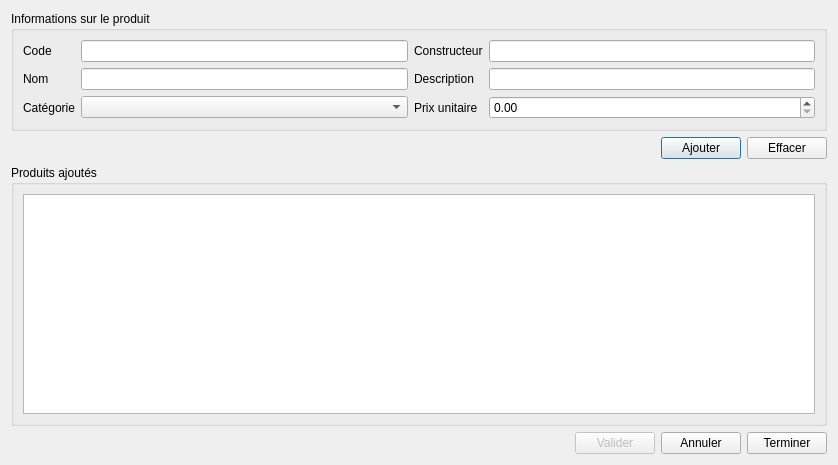
<?xml version="1.0" encoding="UTF-8"?>
<ui version="4.0">
 <class>NouveauxProduitsDialog</class>
 <widget class="QDialog" name="NouveauxProduitsDialog">
  <property name="geometry">
   <rect>
    <x>0</x>
    <y>0</y>
    <width>838</width>
    <height>465</height>
   </rect>
  </property>
  <property name="windowTitle">
   <string>Créer de nouveaux produits</string>
  </property>
  <property name="modal">
   <bool>true</bool>
  </property>
  <layout class="QGridLayout" name="gridLayout_3">
   <item row="0" column="0">
    <widget class="QGroupBox" name="groupBox">
     <property name="title">
      <string>Informations sur le produit</string>
     </property>
     <layout class="QGridLayout" name="gridLayout">
      <item row="1" column="1">
       <widget class="QLineEdit" name="edCode"/>
      </item>
      <item row="3" column="0">
       <widget class="QLabel" name="label_6">
        <property name="text">
         <string>Nom</string>
        </property>
       </widget>
      </item>
      <item row="3" column="1">
       <widget class="QLineEdit" name="edNom"/>
      </item>
      <item row="5" column="0">
       <widget class="QLabel" name="label_3">
        <property name="text">
         <string>Catégorie</string>
        </property>
       </widget>
      </item>
      <item row="5" column="1">
       <widget class="QComboBox" name="cbCategorie"/>
      </item>
      <item row="1" column="0">
       <widget class="QLabel" name="label">
        <property name="text">
         <string>Code</string>
        </property>
       </widget>
      </item>
      <item row="1" column="2">
       <widget class="QLabel" name="label_2">
        <property name="text">
         <string>Constructeur</string>
        </property>
       </widget>
      </item>
      <item row="1" column="3">
       <widget class="QLineEdit" name="edConstructeur"/>
      </item>
      <item row="3" column="2">
       <widget class="QLabel" name="label_5">
        <property name="text">
         <string>Description</string>
        </property>
       </widget>
      </item>
      <item row="3" column="3">
       <widget class="QLineEdit" name="edDescription"/>
      </item>
      <item row="5" column="3">
       <widget class="QDoubleSpinBox" name="sbPrixUnitaire">
        <property name="maximum">
         <double>10000000.000000000000000</double>
        </property>
       </widget>
      </item>
      <item row="5" column="2">
       <widget class="QLabel" name="label_4">
        <property name="text">
         <string>Prix unitaire</string>
        </property>
       </widget>
      </item>
     </layout>
    </widget>
   </item>
   <item row="1" column="0">
    <layout class="QHBoxLayout" name="horizontalLayout_2">
     <item>
      <spacer name="horizontalSpacer_2">
       <property name="orientation">
        <enum>Qt::Horizontal</enum>
       </property>
       <property name="sizeHint" stdset="0">
        <size>
         <width>40</width>
         <height>20</height>
        </size>
       </property>
      </spacer>
     </item>
     <item>
      <widget class="QPushButton" name="btAjouter">
       <property name="text">
        <string>Ajouter</string>
       </property>
      </widget>
     </item>
     <item>
      <widget class="QPushButton" name="btEffacer">
       <property name="text">
        <string>Effacer</string>
       </property>
      </widget>
     </item>
    </layout>
   </item>
   <item row="2" column="0">
    <widget class="QGroupBox" name="groupBox_2">
     <property name="title">
      <string>Produits ajoutés</string>
     </property>
     <layout class="QGridLayout" name="gridLayout_2">
      <item row="0" column="0">
       <widget class="QTableView" name="tvProduits">
        <property name="autoFillBackground">
         <bool>true</bool>
        </property>
        <property name="styleSheet">
         <string notr="true">alternate-background-color: rgb(255, 255, 195);</string>
        </property>
        <property name="alternatingRowColors">
         <bool>true</bool>
        </property>
        <attribute name="horizontalHeaderStretchLastSection">
         <bool>true</bool>
        </attribute>
        <attribute name="verticalHeaderDefaultSectionSize">
         <number>21</number>
        </attribute>
       </widget>
      </item>
     </layout>
    </widget>
   </item>
   <item row="3" column="0">
    <layout class="QHBoxLayout" name="horizontalLayout">
     <item>
      <spacer name="horizontalSpacer">
       <property name="orientation">
        <enum>Qt::Horizontal</enum>
       </property>
       <property name="sizeHint" stdset="0">
        <size>
         <width>40</width>
         <height>20</height>
        </size>
       </property>
      </spacer>
     </item>
     <item>
      <widget class="QPushButton" name="btValider">
       <property name="enabled">
        <bool>false</bool>
       </property>
       <property name="text">
        <string>Valider</string>
       </property>
      </widget>
     </item>
     <item>
      <widget class="QPushButton" name="btAnnuler">
       <property name="text">
        <string>Annuler</string>
       </property>
       <property name="flat">
        <bool>false</bool>
       </property>
      </widget>
     </item>
     <item>
      <widget class="QPushButton" name="btTerminer">
       <property name="text">
        <string>Terminer</string>
       </property>
      </widget>
     </item>
    </layout>
   </item>
  </layout>
 </widget>
 <tabstops>
  <tabstop>edCode</tabstop>
  <tabstop>edConstructeur</tabstop>
  <tabstop>edNom</tabstop>
  <tabstop>edDescription</tabstop>
  <tabstop>cbCategorie</tabstop>
  <tabstop>sbPrixUnitaire</tabstop>
  <tabstop>btAjouter</tabstop>
  <tabstop>btEffacer</tabstop>
  <tabstop>tvProduits</tabstop>
  <tabstop>btValider</tabstop>
  <tabstop>btTerminer</tabstop>
 </tabstops>
 <resources/>
 <connections/>
</ui>
